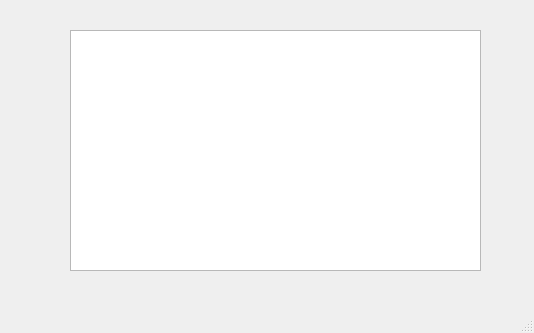
<?xml version="1.0" encoding="UTF-8"?>
<ui version="4.0">
 <class>DataHora</class>
 <widget class="QMainWindow" name="DataHora">
  <property name="geometry">
   <rect>
    <x>0</x>
    <y>0</y>
    <width>534</width>
    <height>333</height>
   </rect>
  </property>
  <property name="windowTitle">
   <string>DataHora</string>
  </property>
  <widget class="QWidget" name="centralwidget">
   <widget class="QTextBrowser" name="textBrowser">
    <property name="geometry">
     <rect>
      <x>70</x>
      <y>30</y>
      <width>411</width>
      <height>241</height>
     </rect>
    </property>
   </widget>
  </widget>
  <widget class="QMenuBar" name="menubar">
   <property name="geometry">
    <rect>
     <x>0</x>
     <y>0</y>
     <width>534</width>
     <height>22</height>
    </rect>
   </property>
  </widget>
  <widget class="QStatusBar" name="statusbar"/>
 </widget>
 <resources/>
 <connections/>
</ui>
